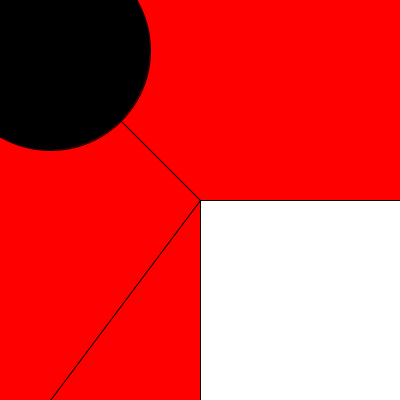
Frame 1 (no input)
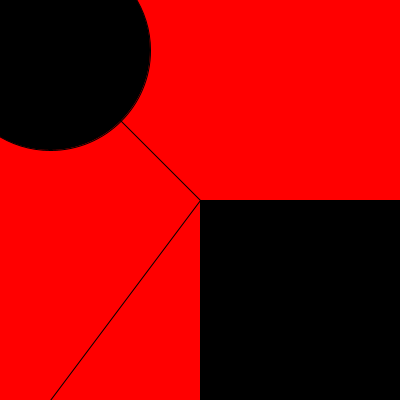
Frame 60 (the mouse pressed at the canvas centre just before this capture)
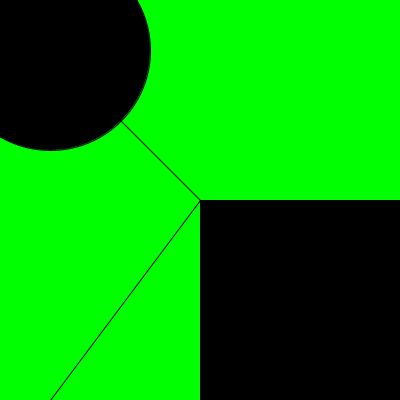
Frame 120 (the mouse held since frame 60 and released just before this capture)

The Processing sketch that drew these frames (run headless with seeded random() and noise(); from frame 60 on, the mouse is pressed at the canvas centre):

// Processing sketch: Exercise_7_2
// ── Exercise_7_2.pde
void setup(){
  size(400,400);
}
void draw(){
  backgroundColor();
  drawEllipse(65);
  drawLine(200);
  drawRect(250);
  drawBlackCircle(200);
}

// ── backgroundColor.pde
int timer = 0;
int colorState = 0;

void backgroundColor() {
  color red = color(255, 0, 0);
  color green = color(0, 255, 0);
  color blue = color(0, 0, 255);
  
  timer++;

  if (timer % 100 == 0) {
    colorState = (colorState + 1) % 3;
  }

  switch(colorState) {
  case 0:
    background(red);
    rect(width/2, height/2, 100, 100);
    ellipse(250, 300, 100, 100);
    line(0, 0, width, height);
    break;
  case 1:
    background(green);
    rect(width/2, height/2, 100, 100);
    ellipse(250, 300, 100, 100);
    line(0, 0, width, height);
    break;
  case 2:
    background(blue);
    rect(width/2, height/2, 100, 100);
    ellipse(250, 300, 100, 100);
    line(0, 0, width, height);
    break;
  }
}

// ── drawBlackCircle.pde
void drawBlackCircle(int diameter){
  fill(0);
  ellipse(50,50,diameter,diameter);
}

// ── drawEllipse.pde
void drawEllipse(int diam){
  ellipse(250,300,diam,diam);
}

// ── drawLine.pde
void drawLine(int len){
  line(len,200,50,400);
}

// ── drawRect.pde
void drawRect(int size){
  rect(width/2,height/2,size,size);
}
